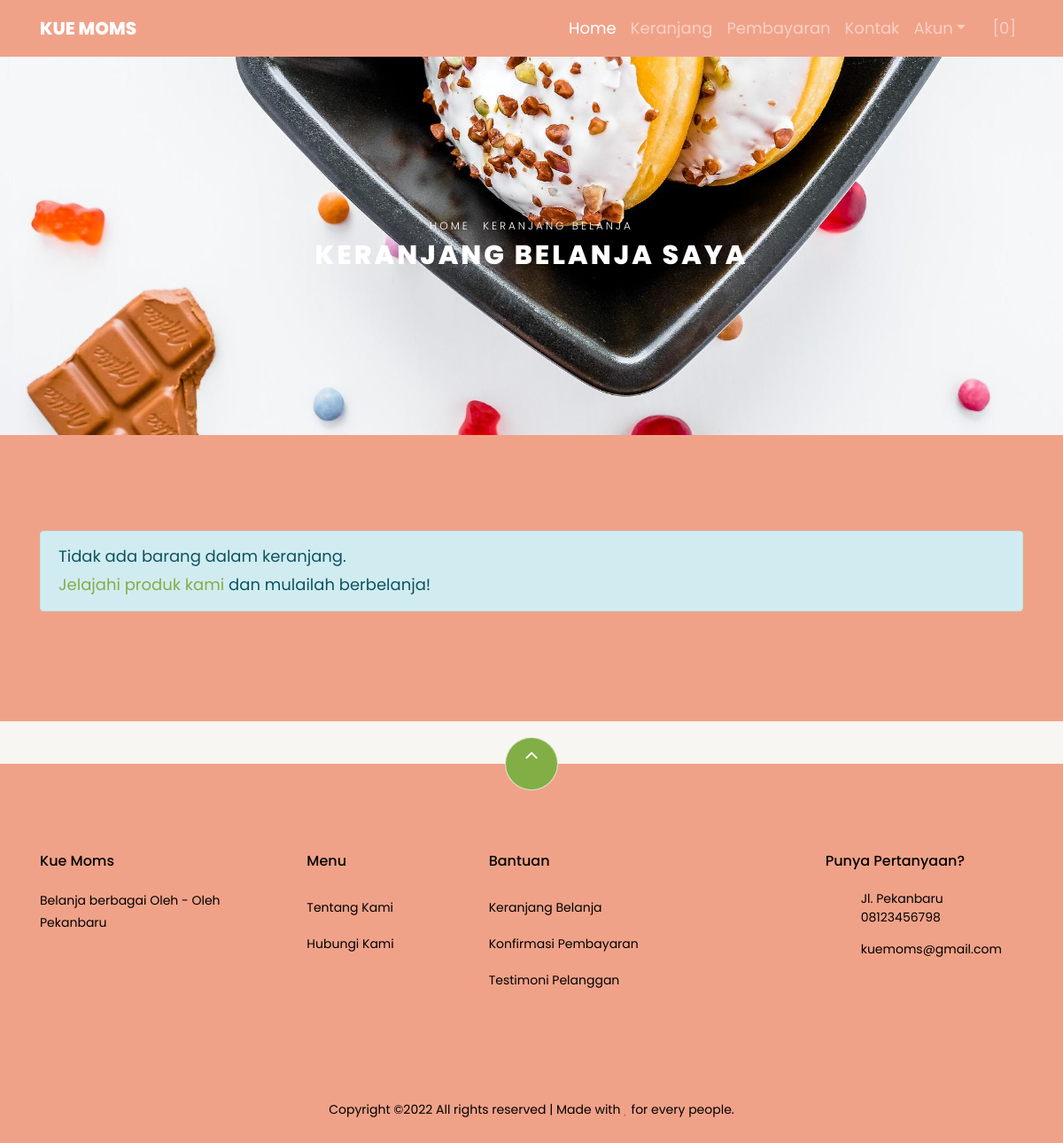
The app's page /index.php/shop/cart with its own data.
### tables this page shows
CREATE TABLE `settings` (
  `id` int(10) NOT NULL,
  `key` varchar(32) NOT NULL,
  `content` text NOT NULL
);

### application/helpers/themes_helper.php (called while the page is built, shortened)
<?php
if ( ! function_exists('get_theme_name'))
{
    function get_theme_name() {
        $current_theme = get_settings('current_theme_name');
        return ($current_theme) ? $current_theme : false;
    }
}
if ( ! function_exists('get_template_part'))
{
    function get_template_part($file_name = null, $params = array()) {
        if ($file_name !== '') {
            $current_theme = get_theme_name();
            if ( file_exists($file_location = VIEWPATH .'themes/'. $current_theme .'/'. $file_name .'.php')) {
                $CI =& get_instance();
                $CI->load->view('themes/'. $current_theme .'/'. $file_name, $params);
            }
            else {
                echo '<div>Kesalahan: berkas tema <b>'. $file_name .'.php</b> tidak ditemukan.<br>Lokasi berkas: <b>'. $file_location .'</b></div>';
            }
        }
    }
}
if ( ! function_exists('get_header'))
{
    function get_header($params = null, $section = '', $current_section = '') {
        $load_params = array();
        if ( is_null($params)) {
            $load_params['title'] = get_settings('site_name');
        }
        else if ( is_string($params)) {
            $load_params['title'] = $params;
        }
        $load_params['sidebar_section'] = $section;
        $load_params['current_section'] = $current_section;
        get_template_part('header', $load_params);
    }
}
if ( ! function_exists('get_footer'))
{
    function get_footer($params = array()) {
        get_template_part('footer', $params);
    }
}
if ( ! function_exists('get_theme_uri'))
{
    function get_theme_uri($file_name = null, $theme_name = NULL)
    {
        $theme_name = ($theme_name == NULL) ? get_theme_name() : $theme_name;
        return is_null($file_name) ? base_url('assets/themes/'. $theme_name .'/') : base_url('assets/themes/'. $theme_name .'/'. $file_name) ;
    }
}

### application/controllers/Shop.php (called while the page is built, shortened)
<?php
class Shop extends CI_Controller {
    public function cart()
    {
        $cart['carts'] = $this->cart->contents();
        $cart['total_cart'] = $this->cart->total();
        $ongkir = ($cart['total_cart'] >= get_settings('min_shop_to_free_shipping_cost')) ? 0 : get_settings('shipping_cost');
        $cart['total_price'] = $cart['total_cart'] + $ongkir;
        get_header('Keranjang Belanja');
        get_template_part('shop/cart', $cart);
        get_footer();
    }
}

### index.php (called while the page is built, shortened)
<?php
require_once BASEPATH . 'core/CodeIgniter.php';

### application/helpers/global_helper.php (called while the page is built, shortened)
<?php
if (!function_exists('get_settings')) {
    function get_settings($key = '')
    {
        $CI = &get_instance();
        $row = $CI->db
            ->select('content')
            ->where('key', $key)
            ->get('settings')
            ->row();
        return $row->content;
    }
}
if (!function_exists('get_store_name')) {
    function get_store_name()
    {
        return get_settings('store_name');
    }
}

### application/helpers/session_helper.php (called while the page is built, shortened)
<?php
if (!function_exists('init')) {
    function init()
    {
        $CI = &get_instance();
        return $CI;
    }
}
if (!function_exists('session_data')) {
    function session_data()
    {
        $CI = init();
        $read_session_in_cookie = get_cookie('__ACTIVE_SESSION_DATA');
        $read_session_in_session = $CI->session->userdata('__ACTIVE_SESSION_DATA');
        if ($read_session_in_cookie) {
            $read_data = $CI->encryption->decrypt($read_session_in_cookie);
            $read_data = json_decode($read_data);
            return $read_data;
        } else if ($read_session_in_session) {
            $read_data = $CI->encryption->decrypt($read_session_in_session);
            $read_data = json_decode($read_data);
            return $read_data;
        } else {
            $default_session = new stdClass();
            $default_session->is_login = FALSE;
            $default_session->user_id = 0;
            $default_session->login_at = 0;
            $default_session->remember_me = FALSE;
            return $default_session;
        }
    }
}

### application/views/themes/vegefoods/shop/cart.php (the view, shortened to what this page needs)
<div class="hero-wrap hero-bread" style="background-image: url('<?php echo get_theme_uri('images/bg_1.jpg'); ?>');">
    <div class="container">
      <div class="row no-gutters slider-text align-items-center justify-content-center">
        <div class="col-md-9 ftco-animate text-center">
            <p class="breadcrumbs"><span class="mr-2"><?php echo anchor(base_url(), 'Home'); ?></span> <span>Keranjang Belanja</span></p>
          <h1 class="mb-0 bread">Keranjang Belanja Saya</h1>
        </div>
      </div>
    </div>
  </div>
  <section class="ftco-section ftco-Keranjang Belanja">
          <div class="container">
          <?php if ( count($carts) > 0) : ?>
            <form action="<?php echo site_url('shop/checkout'); ?>" method="POST">
              <div class="row">
              <div class="col-md-12 ftco-animate">
                  <div class="cart-list">
                      <table class="table">
                          <thead class="thead-primary">
                            <tr class="text-center">
                              <th>&nbsp;</th>
                              <th>&nbsp;</th>
                              <th>Produk</th>
                              <th>Harga</th>
                              <th>Kuantitas</th>
                              <th>Sub Total</th>
                            </tr>
                          </thead>
                          <tbody>
                              <?php foreach ($carts as $item) : ?>
                            <tr class="text-center cart-<?php echo $item['rowid']; ?>">
                              <td class="product-remove"><a href="#" class="remove-item" data-rowid="<?php echo $item['rowid']; ?>"><span class="ion-ios-close"></span></a></td>
                              <td class="image-prod"><div class="img img-fluid rounded" style="background-image:url(<?php echo get_product_image($item['id']); ?>);"></div></td>
                              <td class="product-name">
                                  <h3><?php echo $item['name']; ?></h3>
                              </td>
                              <td class="price">Rp <?php echo format_rupiah($item['price']); ?></td>
                              <td class="quantity">
                                  <div class="input-group mb-3">
                                   <input type="text" name="quantity[<?php echo $item['rowid']; ?>]" class="quantity form-control input-number" value="<?php echo $item['qty']; ?>" min="1" max="100">
                                </div>
                            </td>
                              <td class="total">Rp <?php echo format_rupiah($item['subtotal']); ?></td>
                            </tr>
                              <?php endforeach; ?>
                          </tbody>
                        </table>
                    </div>
              </div>
          </div>
          <div class="row justify-content-end">
              <div class="col-lg-4 mt-5 cart-wrap ftco-animate">
                  <div class="cart-total mb-3">
                      <h3>Kode Kupon</h3>
                      <p>Punya kode kupon? Gunakan kupon kamu untuk mendapatkan potongan harga menarik</p>
                <div class="form-group">
                    <label for="code">Kode:</label>
                  <input id="code" name="coupon_code" type="text" class="form-control text-left px-3" placeholder="">
                </div>
                  </div>
              </div>
              <div class="col-lg-4 mt-5 cart-wrap ftco-animate">
                  <div class="cart-total mb-3">
                      <h3>Rincian Keranjang</h3>
                      <p class="d-flex">
                          <span>Subtotal</span>
                          <span class="n-subtotal font-weight-bold">Rp <?php echo format_rupiah($total_cart); ?></span>
                      </p>
                      <p class="d-flex">
                          <span>Biaya pengiriman</span>
                          <?php if ( $total_cart >= get_settings('min_shop_to_free_shipping_cost')) : ?>
                          <span class="n-ongkir font-weight-bold">Gratis</span>
                          <?php else : ?>
                            <span class="n-ongkir font-weight-bold">Rp <?php echo format_rupiah(get_settings('shipping_cost')); ?></span>
                          <?php endif; ?>
                      </p>
                      <hr>
                      <p class="d-flex total-price">
                          <span>Total</span>
                          <span class="n-total font-weight-bold">Rp <?php echo format_rupiah($total_price); ?></span>
                      </p>
                  </div>
                  <p><button type="submit" class="btn btn-primary py-3 px-4">Checkout</button></p>
              </div>
          </div>
          </form>
          <?php else : ?>
            <div class="row">
              <div class="col-md-12 ftco-animate">
                <div class="alert alert-info">Tidak ada barang dalam keranjang.<br><?php echo anchor('browse', 'Jelajahi produk kami'); ?> dan mulailah berbelanja!</div>
              </div>
            </div>
          <?php endif; ?>
          </div>
      </section>

### application/views/themes/vegefoods/header.php (shortened to what this page needs)
?><!DOCTYPE html>
<html lang="en">
  <head>
    <link rel="stylesheet" href="<?php echo get_theme_uri('css/open-iconic-bootstrap.min.css'); ?>">
    <link rel="stylesheet" href="<?php echo get_theme_uri('css/animate.css'); ?>">
    <link rel="stylesheet" href="<?php echo get_theme_uri('css/owl.carousel.min.css'); ?>">
    <link rel="stylesheet" href="<?php echo get_theme_uri('css/owl.theme.default.min.css'); ?>">
    <link rel="stylesheet" href="<?php echo get_theme_uri('css/magnific-popup.css'); ?>">
    <link rel="stylesheet" href="<?php echo get_theme_uri('css/aos.css'); ?>">
	<link rel="stylesheet" href="<?php echo get_theme_uri('css/ionicons.min.css'); ?>">
	<link rel="stylesheet" href="<?php echo get_theme_uri('js/plugins/@fortawesome/fontawesome-free/css/all.min.css', 'argon'); ?>">
    <link rel="stylesheet" href="<?php echo get_theme_uri('css/bootstrap-datepicker.css'); ?>">
    <link rel="stylesheet" href="<?php echo get_theme_uri('css/jquery.timepicker.css'); ?>">
    <link rel="stylesheet" href="<?php echo get_theme_uri('css/flaticon.css'); ?>">
    <link rel="stylesheet" href="<?php echo get_theme_uri('css/icomoon.css'); ?>">
	<link rel="stylesheet" href="<?php echo get_theme_uri('css/style2.css'); ?>">
	<link rel="stylesheet" href="<?php echo base_url('assets/plugins/toastr/toastr.min.css'); ?>">
  </head>
  <body class="goto-here">
	<div class="navbar-inverse">
    <nav class="navbar navbar-expand-lg navbar-dark " id="navbar-expand-lg">
	    <div class="container">
	      <a class="navbar-brand" href="<?php echo base_url(); ?>"><?php echo get_store_name(); ?></a>
	      <div class="collapse navbar-collapse" id="ftco-nav">
	        <ul class="navbar-nav ml-auto">
	          <li class="nav-item active"><a href="<?php echo base_url(); ?>" class="nav-link">Home</a></li>
            <li class="nav-item"><a href="<?php echo site_url('shop/cart'); ?>" class="nav-link">Keranjang</a></li>
            <li class="nav-item"><a href="<?php echo site_url('customer/payments/confirm'); ?>" class="nav-link">Pembayaran</a></li>
              <li class="nav-item"><a href="<?php echo site_url('pages/contact'); ?>" class="nav-link">Kontak</a></li>
              <li class="nav-item dropdown">
              <a class="nav-link dropdown-toggle" href="#" id="dropdown05" data-toggle="dropdown" aria-haspopup="true" aria-expanded="false">Akun</a>
            </li>
	          <li class="nav-item cta cta-colored"><a href="<?php echo site_url('shop/cart'); ?>" class="nav-link"><span class="icon-shopping_cart"></span>[<span class="cart-item-total">0</span>]</a></li>
	        </ul>
	      </div>
	    </div>
	  </nav>

### application/views/themes/vegefoods/footer.php (shortened to what this page needs)
<section class="ftco-section ftco-no-pt ftco-no-pb py-5 bg-light">
    <div class="container py-4">
    </div>
  </section>
  <footer class="ftco-footer ftco-section">
    <div class="container">
        <div class="row">
            <div class="mouse">
                      <a href="#" class="mouse-icon">
                          <div class="mouse-wheel"><span class="ion-ios-arrow-up"></span></div>
                      </a>
                  </div>
        </div>
      <div class="row mb-5">
        <div class="col-md">
          <div class="ftco-footer-widget mb-4">
            <h2 class="ftco-heading-2"><?php echo get_store_name(); ?></h2>
            <p><?php echo get_settings('store_description'); ?></p>
            <ul class="ftco-footer-social list-unstyled float-md-left float-lft mt-5">
            </ul>
          </div>
        </div>
        <div class="col-md">
          <div class="ftco-footer-widget mb-4 ml-md-5">
            <h2 class="ftco-heading-2">Menu</h2>
            <ul class="list-unstyled">
              <li><a href="<?php echo site_url('pages/about'); ?>" class="py-2 d-block">Tentang Kami</a></li>
              <li><a href="<?php echo site_url('pages/contact'); ?>" class="py-2 d-block">Hubungi Kami</a></li>
            </ul>
          </div>
        </div>
        <div class="col-md-4">
           <div class="ftco-footer-widget mb-4">
            <h2 class="ftco-heading-2">Bantuan</h2>
            <div class="d-flex">
                <ul class="list-unstyled mr-l-5 pr-l-3 mr-4">
                  <li><a href="<?php echo site_url('shop/cart'); ?>" class="py-2 d-block">Keranjang Belanja</a></li>
                  <li><a href="<?php echo site_url('customer/payments/confirm'); ?>" class="py-2 d-block">Konfirmasi Pembayaran</a></li>
                  <li><a href="<?php echo site_url('shop/testimonial'); ?>" class="py-2 d-block">Testimoni Pelanggan</a></li>
                </ul>
              </div>
          </div>
        </div>
        <div class="col-md">
          <div class="ftco-footer-widget mb-4">
              <h2 class="ftco-heading-2">Punya Pertanyaan?</h2>
              <div class="block-23 mb-3">
                <ul>
                  <li><span class="icon icon-map-marker"></span><span class="text"><?php echo get_settings('store_address'); ?></span></li>
                  <li><a href="#"><span class="icon icon-phone"></span><span class="text"><?php echo get_settings('store_phone_number'); ?></span></a></li>
                  <li><a href="#"><span class="icon icon-envelope"></span><span class="text"><?php echo get_settings('store_email'); ?></span></a></li>
                </ul>
              </div>
          </div>
        </div>
      </div>
      <div class="row">
        <div class="col-md-12 text-center">
          <p>
                        Copyright &copy;<script>document.write(new Date().getFullYear());</script> All rights reserved | Made with <i class="icon-heart text-danger" aria-hidden="true"></i> for every people.
                      </p>
        </div>
      </div>
    </div>
  </footer>
</body>
</html>

### assets/themes/vegefoods/css/icomoon.css (style rules this page uses)
[class^="icon-"], [class*=" icon-"] { font-family: 'icomoon' !important; speak: none; font-style: normal; font-weight: normal; font-variant: normal; text-transform: none; line-height: 1; -webkit-font-smoothing: antialiased; -moz-osx-font-smoothing: grayscale; }
.icon-heart:before { content: "\f004"; }
.icon-map-marker:before { content: "\f041"; }
.icon-phone:before { content: "\f095"; }
.icon-envelope:before { content: "\f0e0"; }
.icon-shopping_cart:before { content: "\e8cc"; }

### application/views/themes/vegefoods/header.php (style rules this page uses)
.navbar-inverse { background-color: #f0a289; font-size:18px; }

### records on screen
settings: content "KUE MOMS", content "Kue Moms"
settings: content (picture)
settings: content "Belanja berbagai Oleh - Oleh Pekanbaru"
settings: content "Jl. Pekanbaru"
settings: content "08123456798"
settings: content "kuemoms@gmail.com"

### other values on screen
anchor(base_url(), 'Home') "HOME"
anchor('browse', 'Jelajahi produk kami') "Jelajahi produk kami"
